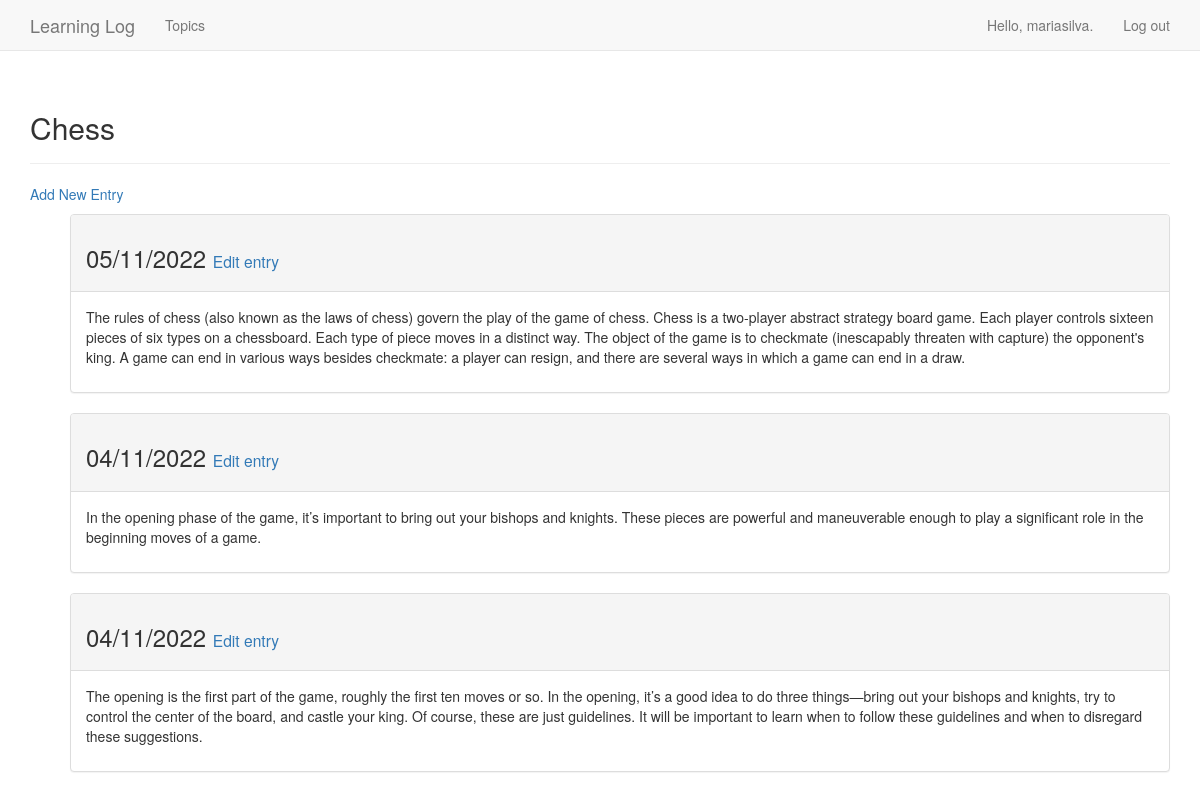
/topics/1/ (signed in), run on an earlier commit of the app's database.
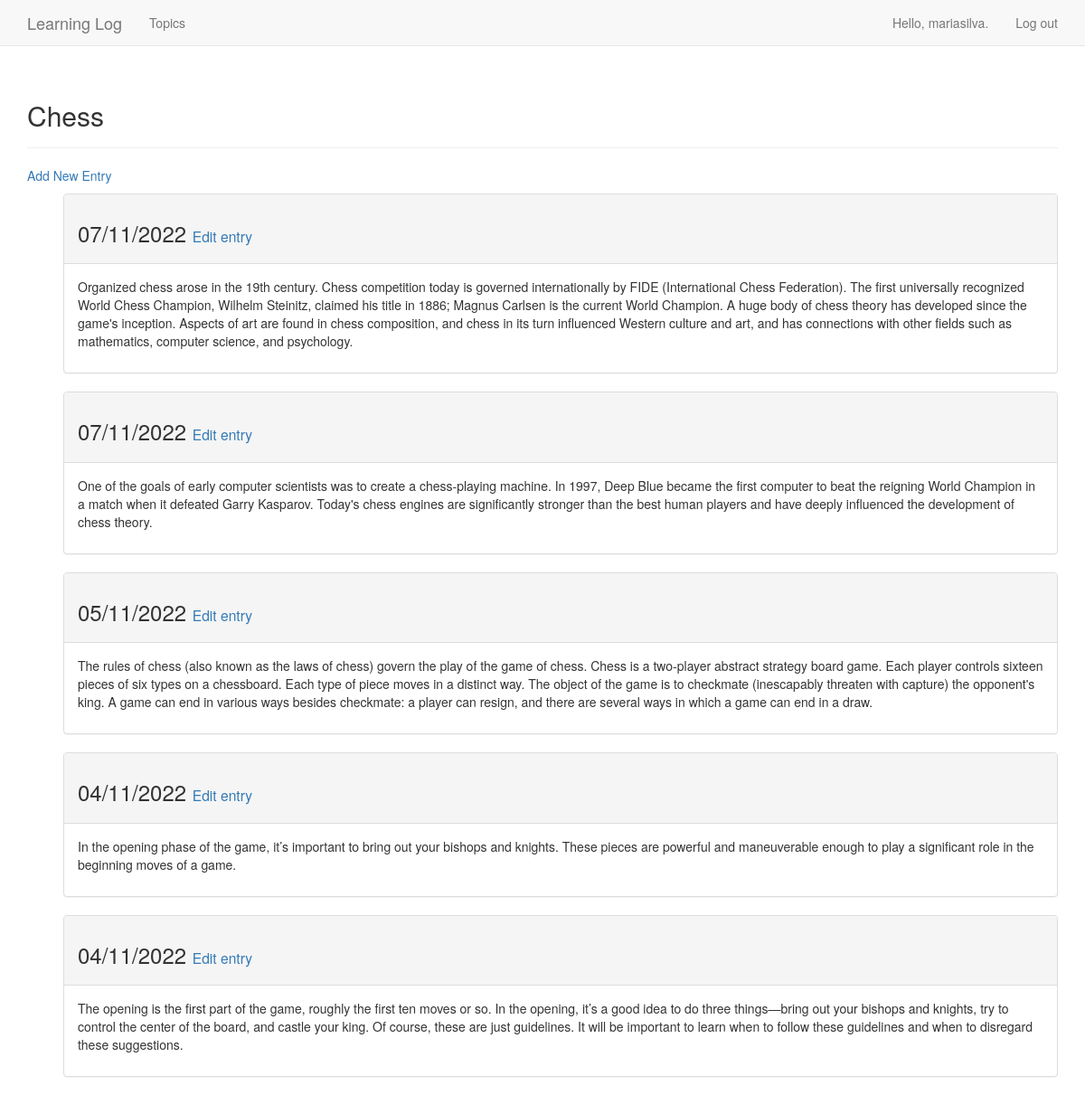
And on a later commit of the database.
### learning_logs/models.py (models this page shows, shortened)
class Topic(models.Model):
    text = models.CharField(max_length=200)
    date_added = models.DateTimeField(auto_now_add=True)
    owner = models.ForeignKey(User, on_delete=models.SET_NULL, null=True)
    def __str__(self) -> str:
        return self.text

class Entry(models.Model):
    topic = models.ForeignKey(Topic, on_delete=models.SET_NULL, null=True)
    text = models.TextField()
    date_added = models.DateTimeField(auto_now_add=True)
    class Meta:
        verbose_name_plural = 'Entries'

### learning_logs/views.py (the view)
# urls.py: path('topics/<int:topic_id>/', views.topic, name='topic'), # Página de detalhes para um único assunto
@login_required(login_url='users:login', redirect_field_name='next')
def topic(request, topic_id):
    topic = Topic.objects.get(id=topic_id)
    check_topic_owner(request, topic)
    entries = topic.entry_set.order_by('-date_added')
    context = {'topic': topic, 'entries': entries}
    return render(request, 'learning_logs/pages/topic.html', context)

### utils/check_topic_owner.py (called while the page is built)
def check_topic_owner(request, topic):
    if topic.owner != request.user:
        raise Http404

### learning_logs/templates/learning_logs/pages/topic.html
{% extends 'learning_logs/pages/base.html' %}
{% block header %}
    <h2>{{ topic }}</h2>
{% endblock header %}
{% block content %}
    <p><a href="{% url 'learning_logs:new_entry' topic.id %}">Add New Entry</a></p>
    <ul>
        {% for entry in entries %}
            <div class="panel panel-default">
                <div class="panel-heading">
                    <h3>
                        {{ entry.date_added | date:"d/m/Y" }}
                        <small> <a href="{% url 'learning_logs:edit_entry' entry.id %}"> Edit entry</a> </small>
                    </h3>
                </div>
                <div class="panel-body">
                    {{ entry.text|linebreaks }}
                </div>
            </div>
        {% empty %}
            <li>No topics have been added yet.</li>
        {% endfor %}
    </ul>
{% endblock content %}

### learning_logs/templates/learning_logs/pages/base.html (shortened to what this page needs)
{% load bootstrap3 %}
<!DOCTYPE html><html lang="en">
<head>
    {% bootstrap_css %}
</head>
<body>
    <nav class="navbar navbar-default navbar-static-top"> <div class="container">
        <div class="navbar-header">
            <a class="navbar-brand" href="{% url 'learning_logs:index' %}">Learning Log</a>
        </div>
        <div id="navbar" class="navbar-collapse collapse">
        <ul class="nav navbar-nav">
            <li>
                <a href="{% url 'learning_logs:topics' %}">Topics</a>
            </li>
        </ul>
        <ul class="nav navbar-nav navbar-right">
            {% if user.is_authenticated %}
                <li><a>Hello, {{ user.username }}.</a></li> <li><a href="{% url 'users:logout' %}">Log out</a></li>
            {% else %}
                <li><a href="{% url 'users:register' %}">Register</a></li> <li><a href="{% url 'users:login' %}">Log in</a></li>
            {% endif %}
        </ul> </div>
        </div>
    </nav>
    <div class="container">
        <div class="page-header">
            {% block header %}{% endblock header %}
        </div>
        <div>
            {% block content %}{% endblock content %}
        </div>
    </div>
</body>
</html>

What changed in the data, as far as the page shows it:
added Entry: date_added "07/11/2022", text "Organized chess arose in the 19th century. Chess competition today is governed internationally by FIDE (International Chess Federation). The first universally recognized World Chess Champion, Wilhelm Steinitz, claimed his title in 1886; Magnus Carlsen is the current World Champion. A huge body of chess theory has developed since the game's inception. Aspects of art are found in chess composition, and chess in its turn influenced Western culture and art, and has connections with other fields such as mathematics, computer science, and psychology."
added Entry: date_added "07/11/2022", text "One of the goals of early computer scientists was to create a chess-playing machine. In 1997, Deep Blue became the first computer to beat the reigning World Champion in a match when it defeated Garry Kasparov. Today's chess engines are significantly stronger than the best human players and have deeply influenced the development of chess theory."
